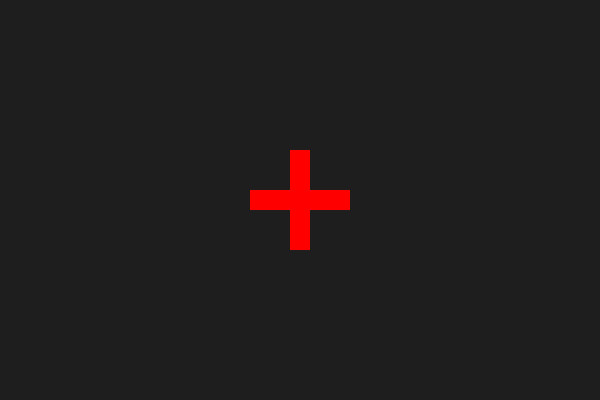
Frame 1 (no input)
Frame 60 (no input): identical to frame 1, image omitted
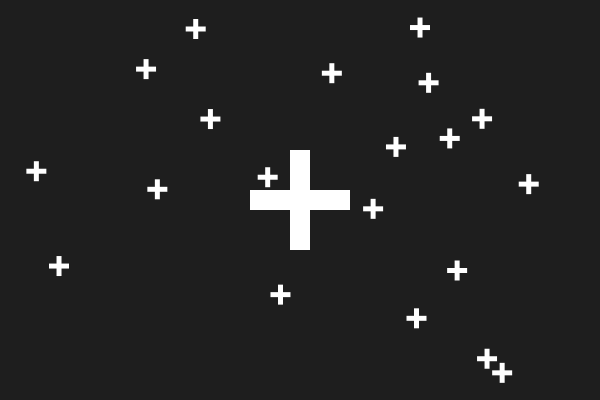
Frame 120 (the mouse pressed at the canvas centre since frame 60)

The p5.js sketch that drew these frames (run headless with seeded random() and noise() and a simulated clock; from frame 60 on, the mouse is pressed at the canvas centre):

// p5.js sketch
// ── sketch.js
let crossColor;
let smallCrosses = [];

function setup() {
  createCanvas(600, 400);
  crossColor = color(255, 0, 0); // rouge
  rectMode(CENTER);
}

function draw() {
  background(30);

  fill(crossColor);
  noStroke();
  rect(width / 2, height / 2, 100, 20);
  rect(width / 2, height / 2, 20, 100);

  for (let c of smallCrosses) {
    drawSmallCross(c.x, c.y);
  }
}

function drawSmallCross(x, y) {
  fill(255);
  noStroke();
  rect(x, y, 20, 5);
  rect(x, y, 5, 20);
}

function mousePressed() {
  
  if (crossColor.toString() === color(255, 0, 0).toString()) {
    crossColor = color(255); // blanc

    for (let i = 0; i < 20; i++) {
      let px = random(width);
      let py = random(height);
      smallCrosses.push({ x: px, y: py });
    }
  } else {
    crossColor = color(255, 0, 0); 
    smallCrosses = []; 
  }
}
